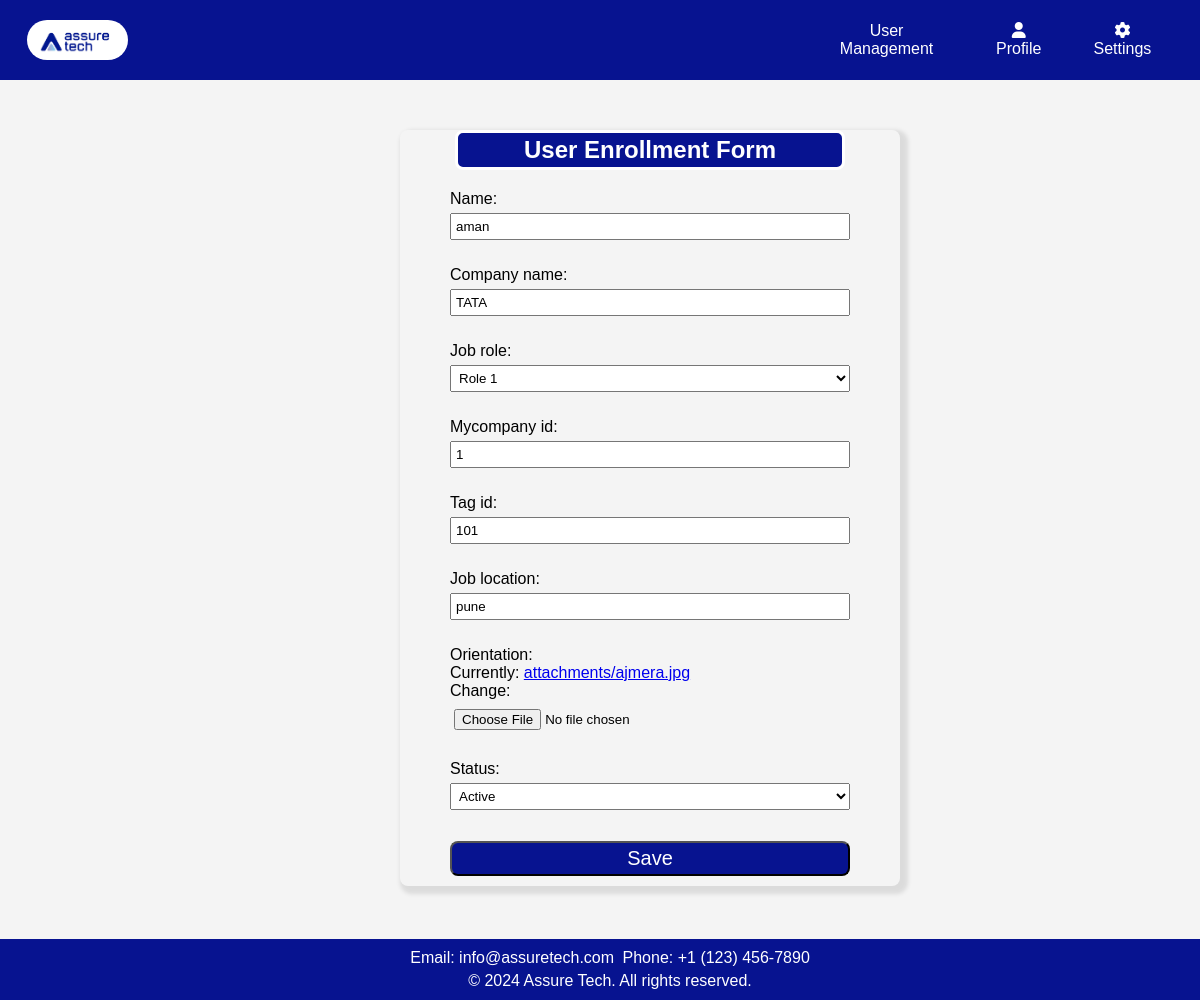
The app's page /update/1/ with its own data.
### app1/models.py (models this page shows, shortened)
class UserEnrolled(models.Model):
    name = models.CharField(max_length=255)
    company_name = models.CharField(max_length=100)
    job_role = models.CharField(max_length=100, choices=[
        ('role1', 'Role 1'),
        ('role2', 'Role 2'),
    ])
    mycompany_id = models.IntegerField(unique=True)
    tag_id = models.IntegerField(unique=True)
    job_location = models.CharField(max_length=100)
    orientation = models.FileField(upload_to='attachments/', validators=[FileExtensionValidator(['pdf', 'doc', 'docx', 'jpeg', 'jpg'])])
    status = models.CharField(max_length=10, choices=[
        ('active', 'Active'),
        ('inactive', 'Inactive'),
    ])

### app1/views.py (the view)
# urls.py: path('update/<int:pk>/', UpdateData.as_view(), name='user_update'),
class UpdateData(UpdateView):
    model = UserEnrolled
    fields = '__all__'
    template_name = 'app1/add_user.html'
    success_url = reverse_lazy('get_all')

### app1/templates/app1/add_user.html (shortened to what this page needs)
<!DOCTYPE html>
<html lang="en">
<head>
    <link rel="stylesheet" href="https://cdnjs.cloudflare.com/ajax/libs/font-awesome/5.15.3/css/all.min.css">
    <link rel="stylesheet" href="https://cdnjs.cloudflare.com/ajax/libs/font-awesome/6.0.0/css/all.min.css">
    {% load static %}
</head>
<body>
    <header>
        <nav class="nav">
            <a class="logo" href="#"><img src="{% static 'app1/images/logo.jpg' %}" alt="Logo"></a>
            <a class="r1" href="{% url 'get_all' %}">User Management</a>
            <div class="dropdown">
                <a href="#" class="dropbtn"><i class="fas fa-user"></i>Profile</a>
            </div>
            <div class="dropdown">
                <a href="#" class="dropbtn"><i class="fas fa-cog"></i>Settings</a>
            </div>
        </nav>
    </header>
    <div class="container">
        <h2>User Enrollment Form</h2>
    <form method="post" action="" enctype="multipart/form-data">
        {{ form.as_p }}
        <input type="submit" value="Save">
    </form>
    </div>
    <footer>
        <p>Email: info@assuretech.com</p>
        <p>Phone: +1 (123) 456-7890</p>
        <div class="footer-bottom">
            <p>&copy; 2024 Assure Tech. All rights reserved.</p>
        </div>
    </footer>
</body>
</html>

### app1/templates/app1/add_user.html (style rules this page uses)
body { font-family: 'Verdana', sans-serif; width: 100%; margin: 0; padding-top: 10vh; background: #f4f4f4; box-sizing: border-box; height: 1000px; }
header { background-color: #071390; color: white; text-align: center; padding: 10px 0; position: fixed; top: 0; width: 100%; z-index: 1000; display: flex; justify-content: space-between; align-items: center; }
.nav { display: flex; align-items: center; margin-right: 10px; }
.logo img { max-height: 40px; margin-left: 15px; float: left; border-radius: 20px; }
.nav a { padding: 10px 12px; color: white; text-decoration: none; display: inline-block; margin-right: 25px; }
.dropdown { display: inline-block; }
h2 { text-align: center; background-color: #071390; margin-left: 55px; margin-right: 55px; padding: 3px; border: solid; color: white; border-radius: 8px; }
form { width: 80%; max-width: 600px; margin: auto; margin-top: 15px; }
label { display: block; margin-top: 5px; }
input, select { width: 100%; padding: 4px; margin-top: 5px; margin-bottom: 10px; box-sizing: border-box; }
input[type="submit"] { background-color: #071390; color: white; cursor: pointer; font-size: 20px; border-radius: 8px; }
.container { padding: 0; border-radius: 8px; box-shadow: 4px 4px 4px 4px rgba(0, 0, 0, 0.1); width: 500px; margin-top: 50px; margin-left: 400px; }
footer { position: fixed; bottom: 0; width: 100%; background-color: #071390; color: white; text-align: center; padding: 10px; z-index: 1000; }
footer h4, footer p { white-space: nowrap; margin: 0; padding: 2px; display: inline; }
.footer-bottom { white-space: nowrap; padding-top: 5px; }
.footer-bottom p { margin: 0; }
.r1 { margin-left: 650px; }

### records on screen
UserEnrolled: name "aman", company_name "TATA", job_role "Role 1", mycompany_id "1", tag_id "101", job_location "pune", status "Active"
